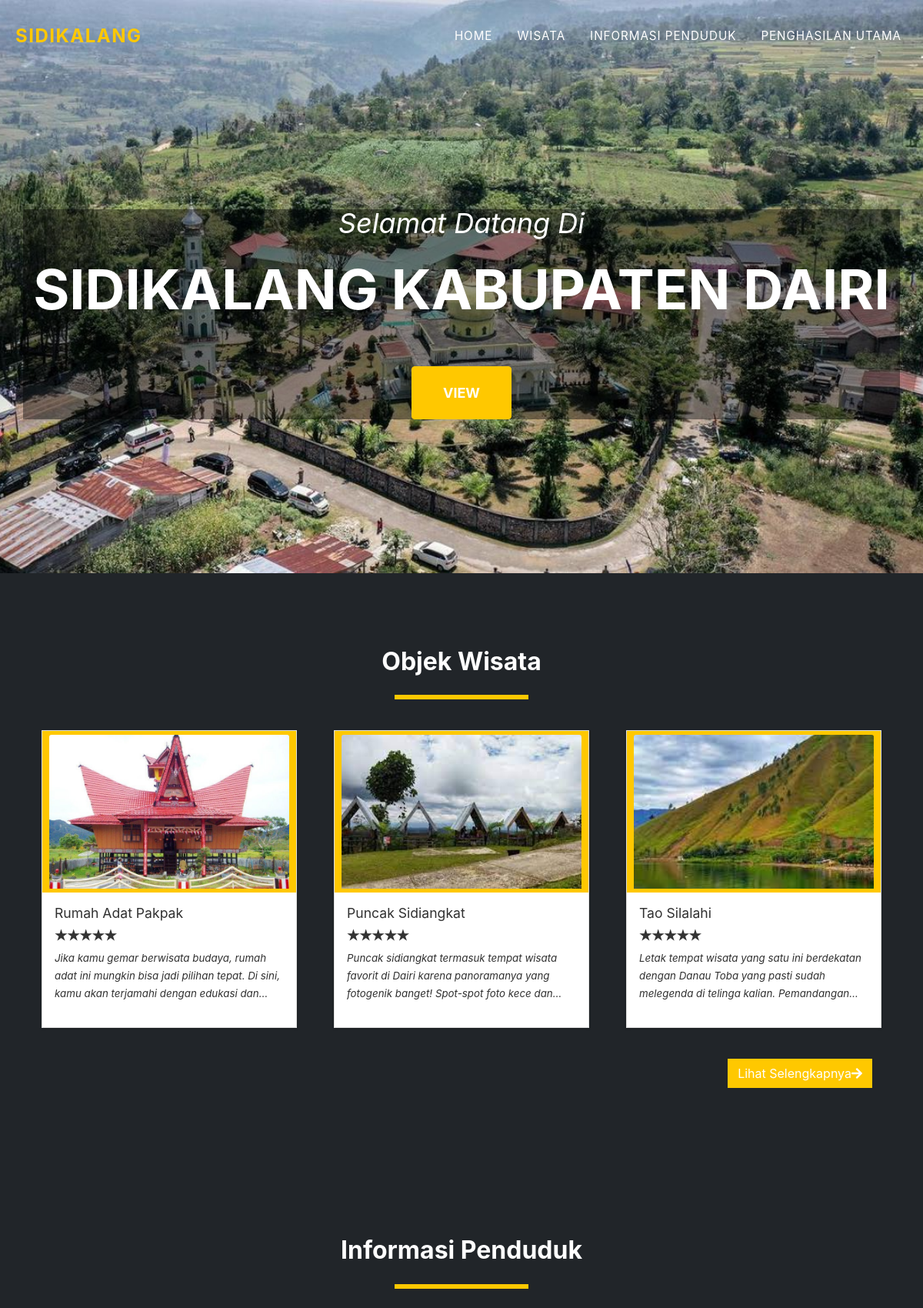
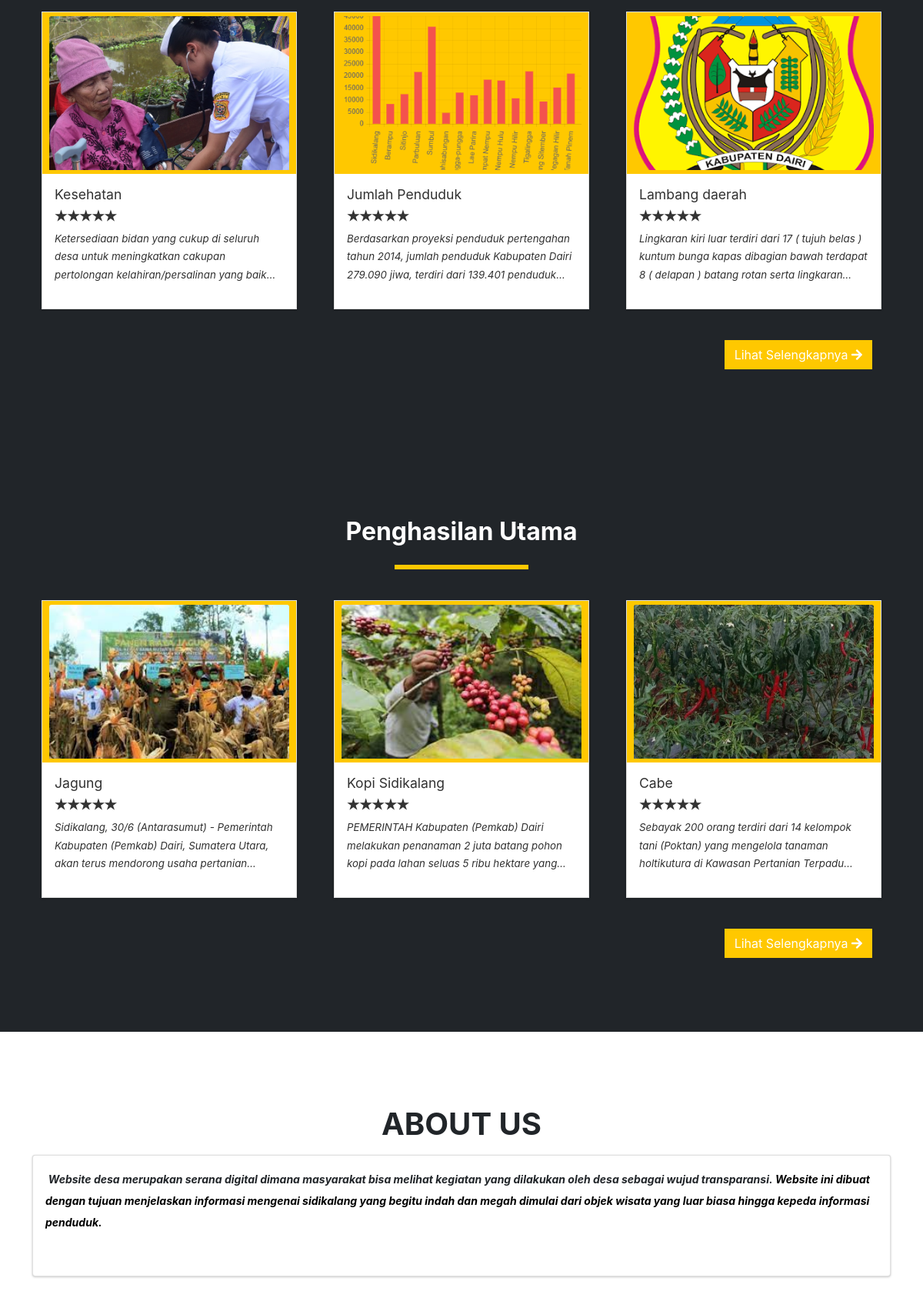
The page / (upper part) on the database its author committed (2 pictures, top to bottom).
### tables this page shows
CREATE TABLE `packages` (
  `id` int(30) NOT NULL,
  `title` text DEFAULT NULL,
  `tour_location` text DEFAULT NULL,
  `cost` double NOT NULL,
  `description` text DEFAULT NULL,
  `upload_path` text DEFAULT NULL,
  `status` tinyint(4) NOT NULL DEFAULT 1 COMMENT '1 =active ,2 = Inactive',
  `date_created` datetime NOT NULL DEFAULT current_timestamp()
);

CREATE TABLE `informasi` (
  `id` int(30) NOT NULL,
  `title` text DEFAULT NULL,
  `tour_location` text DEFAULT NULL,
  `description` text DEFAULT NULL,
  `upload_path` text DEFAULT NULL,
  `status` tinyint(4) NOT NULL DEFAULT current_timestamp(),
  `date_created` datetime NOT NULL DEFAULT current_timestamp()
);

CREATE TABLE `penghasilan` (
  `id` int(11) NOT NULL,
  `title` text DEFAULT NULL,
  `tour_location` text DEFAULT NULL,
  `description` text DEFAULT NULL,
  `upload_path` text DEFAULT NULL,
  `status` varchar(89) NOT NULL,
  `date_created` datetime NOT NULL
);

### config.php (called while the page is built, shortened)
<?php
function validate_image($file){
	if(!empty($file)){
		if(is_file(base_app.$file)){
			return base_url.$file;
		}else{
			return base_url.'dist/img/no-image-available.png';
		}
	}else{
		return base_url.'dist/img/no-image-available.png';
	}
}
?>

### portal.php (the view, shortened to what this page needs)
<header class="masthead">
	<div class="container">
		<div class="masthead-subheading">Selamat Datang Di</div>
		<div class="masthead-heading text-uppercase">Sidikalang Kabupaten Dairi</div>
		<a class="btn btn-primary btn-xl text-uppercase" href="#home">view</a>
	</div>
</header>
<section class="page-section bg-dark" id="home">
	<div class="container">
		<h2 class="text-center">Objek Wisata</h2>
	<div class="d-flex w-100 justify-content-center">
		<hr class="border-warning" style="border:3px solid" width="15%">
	</div>
	<div class="row">
		<?php
		$packages = $conn->query("SELECT * FROM `packages` order by rand() limit 3");
			while($row = $packages->fetch_assoc() ):
				$cover='';
				if(is_dir(base_app.'uploads/package_'.$row['id'])){
					$img = scandir(base_app.'uploads/package_'.$row['id']);
					$k = array_search('.',$img);
					if($k !== false)
						unset($img[$k]);
					$k = array_search('..',$img);
					if($k !== false)
						unset($img[$k]);
					$cover = isset($img[2]) ? 'uploads/package_'.$row['id'].'/'.$img[2] : "";
				}
				$row['description'] = strip_tags(stripslashes(html_entity_decode($row['description'])));
				$rate = 0;
		?>
			<div class="col-md-4 p-4 ">
				<div class="card w-100 rounded-0">
				<a href="./?page=view_package&id=<?php echo md5($row['id']) ?>" class="btn btn-sm btn-flat btn-warning"><img class="card-img-top" src="<?php echo validate_image($cover) ?>" alt="<?php echo $row['title'] ?>" height="200rem" style="object-fit:cover"></a>
					<div class="card-body">
					<h5 class="card-title truncate-1 w-100"><?php echo $row['title'] ?></h5><br>
					<div class=" w-100 d-flex justify-content-start">
						<div class="stars stars-small">
								<input disabled class="star star-5" id="star-5" type="radio" name="star" <?php echo $rate == 5 ? "checked" : '' ?>/> <label class="star star-5" for="star-5"></label>
								<input disabled class="star star-4" id="star-4" type="radio" name="star" <?php echo $rate == 4 ? "checked" : '' ?>/> <label class="star star-4" for="star-4"></label>
								<input disabled class="star star-3" id="star-3" type="radio" name="star" <?php echo $rate == 3 ? "checked" : '' ?>/> <label class="star star-3" for="star-3"></label>
								<input disabled class="star star-2" id="star-2" type="radio" name="star" <?php echo $rate == 2 ? "checked" : '' ?>/> <label class="star star-2" for="star-2"></label>
								<input disabled class="star star-1" id="star-1" type="radio" name="star" <?php echo $rate == 1 ? "checked" : '' ?>/> <label class="star star-1" for="star-1"></label>
						</div>
                    </div>
    				<p class="card-text truncate"><?php echo $row['description'] ?></p>
					</div>
				</div>
			</div>
		<?php endwhile; ?>
	</div>
	<div class="d-flex w-100 justify-content-end">
		<a href="./?page=packages" class="btn btn-flat btn-warning mr-4">Lihat Selengkapnya<i class="fa fa-arrow-right"></i></a>
	</div>
	</div>
</section>
<section class="page-section bg-dark" id="home">
	<div class="container">
		<h2 class="text-center">Informasi Penduduk</h2>
	<div class="d-flex w-100 justify-content-center">
		<hr class="border-warning" style="border:3px solid" width="15%">
	</div>
	<div class="row">
		<?php
		$packages = $conn->query("SELECT * FROM `informasi` order by rand() limit 3");
			while($row = $packages->fetch_assoc() ):
				$cover='';
				if(is_dir(base_app.'uploads/book_'.$row['id'])){
					$img = scandir(base_app.'uploads/book_'.$row['id']);
					$k = array_search('.',$img);
					if($k !== false)
						unset($img[$k]);
					$k = array_search('..',$img);
					if($k !== false)
						unset($img[$k]);
					$cover = isset($img[2]) ? 'uploads/book_'.$row['id'].'/'.$img[2] : "";
				}
				$row['description'] = strip_tags(stripslashes(html_entity_decode($row['description'])));
				$rate = 0;
		?>
			<div class="col-md-4 p-4 ">
				<div class="card w-100 rounded-0">
				<a href="./?page=view_book&id=<?php echo md5($row['id']) ?>" class="btn btn-sm btn-flat btn-warning"><img class="card-img-top" src="<?php echo validate_image($cover) ?>" alt="<?php echo $row['title'] ?>" height="200rem" style="object-fit:cover"></a>
					<div class="card-body">
					<h5 class="card-title truncate-1 w-100"><?php echo $row['title'] ?></h5><br>
					<div class=" w-100 d-flex justify-content-start">
						<div class="stars stars-small">
								<input disabled class="star star-5" id="star-5" type="radio" name="star" <?php echo $rate == 5 ? "checked" : '' ?>/> <label class="star star-5" for="star-5"></label>
								<input disabled class="star star-4" id="star-4" type="radio" name="star" <?php echo $rate == 4 ? "checked" : '' ?>/> <label class="star star-4" for="star-4"></label>
								<input disabled class="star star-3" id="star-3" type="radio" name="star" <?php echo $rate == 3 ? "checked" : '' ?>/> <label class="star star-3" for="star-3"></label>
								<input disabled class="star star-2" id="star-2" type="radio" name="star" <?php echo $rate == 2 ? "checked" : '' ?>/> <label class="star star-2" for="star-2"></label>
								<input disabled class="star star-1" id="star-1" type="radio" name="star" <?php echo $rate == 1 ? "checked" : '' ?>/> <label class="star star-1" for="star-1"></label>
						</div>
                    </div>
    				<p class="card-text truncate"><?php echo $row['description'] ?></p>
					</div>
				</div>
			</div>
		<?php endwhile; ?>
	</div>
	<div class="d-flex w-100 justify-content-end">
		<a href="./?page=books" class="btn btn-flat btn-warning mr-4">Lihat Selengkapnya <i class="fa fa-arrow-right"></i></a>
	</div>
	</div>
</section>
<section class="page-section bg-dark" id="home">
	<div class="container">
		<h2 class="text-center">Penghasilan Utama</h2>
	<div class="d-flex w-100 justify-content-center">
		<hr class="border-warning" style="border:3px solid" width="15%">
	</div>
	<div class="row">
		<?php
		$packages = $conn->query("SELECT * FROM `penghasilan` order by rand() limit 3");
			while($row = $packages->fetch_assoc() ):
				$cover='';
				if(is_dir(base_app.'uploads/review_'.$row['id'])){
					$img = scandir(base_app.'uploads/review_'.$row['id']);
					$k = array_search('.',$img);
					if($k !== false)
						unset($img[$k]);
					$k = array_search('..',$img);
					if($k !== false)
						unset($img[$k]);
					$cover = isset($img[2]) ? 'uploads/review_'.$row['id'].'/'.$img[2] : "";
				}
				$row['description'] = strip_tags(stripslashes(html_entity_decode($row['description'])));
				$rate = 0;
		?>
			<div class="col-md-4 p-4 ">
				<div class="card w-100 rounded-0">
				<a href="./?page=view_review&id=<?php echo md5($row['id']) ?>" class="btn btn-sm btn-flat btn-warning"><img class="card-img-top" src="<?php echo validate_image($cover) ?>" alt="<?php echo $row['title'] ?>" height="200rem" style="object-fit:cover"></a>
					<div class="card-body">
					<h5 class="card-title truncate-1 w-100"><?php echo $row['title'] ?></h5><br>
					<div class=" w-100 d-flex justify-content-start">
						<div class="stars stars-small">
								<input disabled class="star star-5" id="star-5" type="radio" name="star" <?php echo $rate == 5 ? "checked" : '' ?>/> <label class="star star-5" for="star-5"></label>
								<input disabled class="star star-4" id="star-4" type="radio" name="star" <?php echo $rate == 4 ? "checked" : '' ?>/> <label class="star star-4" for="star-4"></label>
								<input disabled class="star star-3" id="star-3" type="radio" name="star" <?php echo $rate == 3 ? "checked" : '' ?>/> <label class="star star-3" for="star-3"></label>
								<input disabled class="star star-2" id="star-2" type="radio" name="star" <?php echo $rate == 2 ? "checked" : '' ?>/> <label class="star star-2" for="star-2"></label>
								<input disabled class="star star-1" id="star-1" type="radio" name="star" <?php echo $rate == 1 ? "checked" : '' ?>/> <label class="star star-1" for="star-1"></label>
						</div>
                    </div>
    				<p class="card-text truncate"><?php echo $row['description'] ?></p>
					</div>
				</div>
			</div>
		<?php endwhile; ?>
	</div>
	<div class="d-flex w-100 justify-content-end">
		<a href="./?page=review" class="btn btn-flat btn-warning mr-4">Lihat Selengkapnya <i class="fa fa-arrow-right"></i></a>
	</div>
	</div>
</section>
<section class="page-section" id="about">
	<div class="container">
		<div class="text-center">
			<h2 class="section-heading text-uppercase">About Us</h2>
		</div>
		<div>
			<div class="card w-100">
				<div class="card-body">
					<?php echo file_get_contents(base_app.'about.html') ?>
				</div>
			</div>
		</div>
	</div>
</section>

### rows shown on the page
packages: shows a picture, title "Rumah Adat Pakpak", description "Jika kamu gemar berwisata budaya, rumah adat ini mungkin bisa jadi pilihan tepat. Di sini, kamu akan terjamahi dengan edukasi…"
packages: shows a picture, title "Puncak Sidiangkat", description "Puncak sidiangkat termasuk tempat wisata favorit di Dairi karena panoramanya yang fotogenik banget! Spot-spot foto kece…"
packages: shows a picture, title "Tao Silalahi", description "Letak tempat wisata yang satu ini berdekatan dengan Danau Toba yang pasti sudah melegenda di telinga kalian.…"
informasi: shows a picture, title "Kesehatan", description "Ketersediaan bidan yang cukup di seluruh desa untuk meningkatkan cakupan pertolongan kelahiran/persalinan yang…"
informasi: shows a picture, title "Jumlah Penduduk", description "Berdasarkan proyeksi penduduk pertengahan tahun 2014, jumlah penduduk Kabupaten Dairi 279.090 jiwa, terdiri dari 139.401…"
informasi: shows a picture, title "Lambang daerah", description "Lingkaran kiri luar terdiri dari 17 ( tujuh belas ) kuntum bunga kapas dibagian bawah terdapat 8 ( delapan ) batang rotan serta…"
penghasilan: shows a picture, title "Jagung", description "Sidikalang, 30/6 (Antarasumut) - Pemerintah Kabupaten (Pemkab) Dairi, Sumatera Utara, akan terus mendorong usaha…"
penghasilan: shows a picture, title "Kopi Sidikalang", description "PEMERINTAH Kabupaten (Pemkab) Dairi melakukan penanaman 2 juta batang pohon kopi pada lahan seluas 5 ribu hektare…"
penghasilan: shows a picture, title "Cabe", description "Sebayak 200 orang terdiri dari 14 kelompok tani (Poktan) yang mengelola tanaman holtikutura di Kawasan Pertanian…"
